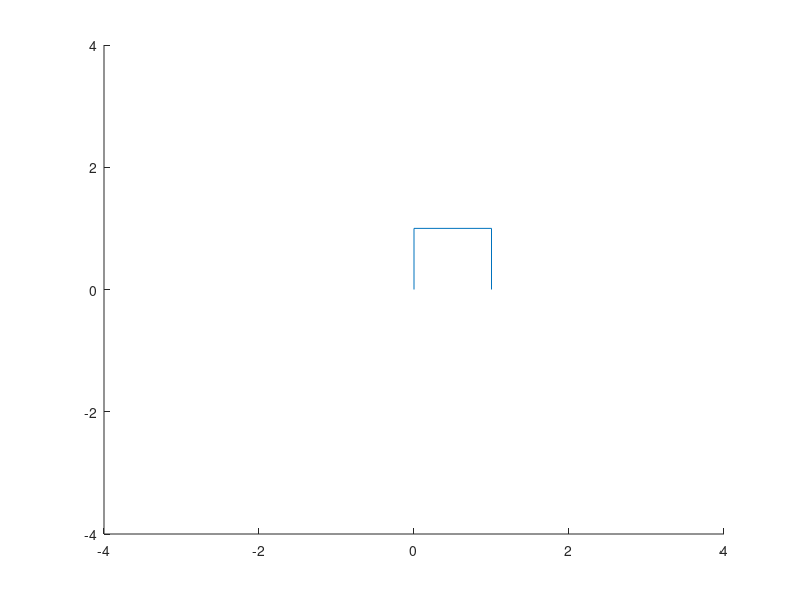

MATLAB code to generate this figure: (Note: this script raises an error after producing the figure.)
% Initial points of the 3 arms
x = [0 0 1 1];
y = [0 1 1 0];

% Draw lines in initial positions
for i = 1 : 3
    line([x(i), x(i + 1)], [y(i), y(i + 1)]);
    axis([-4 4 -4 4]);
end

% I am assuming the reference frames' x axes along the length of
% the links for each link.
% theta = angle from old x to new x along old z axis
% but z axis is same due to planar nature of arm.

theta1 = pi / 4;
theta2 = pi / 4;
theta3 = pi / 4;

% transformation matrices

% rotation matrices
R1 = Rotate(theta1);
R2 = Rotate(theta2);
R3 = Rotate(theta3);

% translation matrices
% as length is same for all links, so only one is needed now.
T2 = Translate(1);

% finding second point
Y = R1 * T2;
Y1 = Y * [x(2); y(2); 0; 1];
x(2) = Y1(1);
y(2) = Y1(2);

% finding third point
Y = R1 * T2 * R2 * T2;
Y1 = Y * [x(3); y(3); 0; 1];
x(3) = Y1(1);
y(3) = Y1(2);

% finding fourth point
Y = R1 * T2 * R2 * T2 * R3 * T2;
Y1 = Y * [x(4); y(4); 0; 1];
x(4) = Y1(1);
y(4) = Y1(2);

% display points
length1 = (((x(1) - x(2)) .^ 2) + ((y(1) - y(2)) .^ 2)) .^ (0.5);
length2 = (((x(3) - x(2)) .^ 2) + ((y(3) - y(2)) .^ 2)) .^ (0.5);
length3 = (((x(3) - x(4)) .^ 2) + ((y(3) - y(4)) .^ 2)) .^ (0.5);
disp(length1);
disp(length2);
disp(length3);
line([x(1), x(2)], [y(1), y(2)]);
line([x(2), x(3)], [y(2), y(3)]);
line([x(3), x(4)], [y(3), y(4)]);
